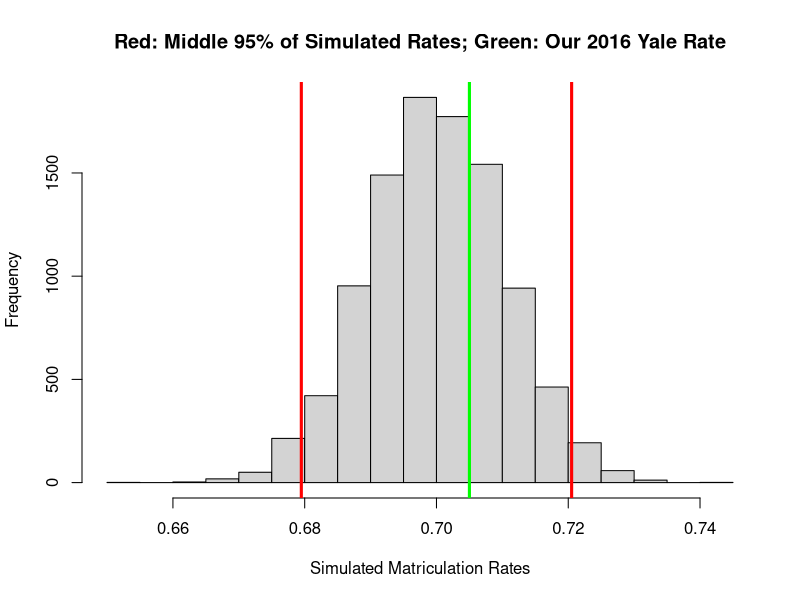

Reproduce this figure in R.
#
# STAT 230/530 Lecture 4
# 9/12/2016
#
# Business
#
# - Homework 1 should be coming in now on paper, and you should have
#   uploaded at least your script to your dropbox on ClassesV2.  Make
#   sure your names is on the printed version, and if it isn't stapled,
#   please staple in the future.  Lost homework or homework pages aren't
#   much fun for anyone.
# - Homework 2 will be assigned shortly and is due Wednesday, Sept 21.
#   All subsequent homework assignments will be due on Wednesdays (hopefully).
# - Quiz 1 is planned for next Monday, Sept 19, in class and on paper.  I'll
#   say more on Wednesday.
#
################################################################################
# Yale "Yield rate increases" -- a factually correct statement from the YDN

matriculated <- 5500/4
yield <- 0.705
n <- round(matriculated / yield)
1950 - 1375

# Let's assume 1950 students were accepted and 1375 matriculated.  It's in
# the ballpark.  We're ignoring early action/decision, etc... and here
# acting as if each student independently decided to matriculate with
# equal (but unknown) probability.

prop.test(as.table(c(1375, 1950-1375)))
yield - 1.96*sqrt(yield*(1-yield)/n)
yield + 1.96*sqrt(yield*(1-yield)/n)

# Note: the above differ slightly because 1.96 is rounded a little.  And also:
yield
1375 / n

# Our 95% confidence interval for the matriculation probability is
# (0.6845, 0.7249).  This one particular confidence interval may or may
# not include the true unknown probability of a student choosing
# to matriculate.  But the interval was produced using a method that, in
# repeated "good" samples (wild hand-waving here), would result in
# 95% "good" intervals and 5% "misleading" intervals.  Strictly speaking
# we do _not_ say there is a 95% chance that this one interval contains the
# truth.  Once we have it, it's not random, and neither is the truth.
#
# If we took last year's matriculation rate -- which
# according to the YDN was about 0.695 -- a 95% confidence interval based on
# last year's results would have been about (0.675, 0.715).
#
# The observed matriculation rate did increase -- the data prove it beyond a
# doubt.  But the difference is slight and could be attributed to chance rather
# than being tied to some shift in perceptions or preferences.  Unfortunately,
# the implication of such articles is often that something interesting
# happened.  Maybe.  Maybe not!

# A simulation?  Suppose the matriculation probability was 0.7 exactly and that
# 1950 students receive admission.  Other assumptions made here gloss over
# the details of admissions, admittedly, but about how much variation in the
# observed matriculation rate could reasonably be expected?

mat <- rbinom(10000, size=1950, prob=0.7) / 1950
hist(mat, xlab="Simulated Matriculation Rates",
     main="Red: Middle 95% of Simulated Rates; Green: Our 2016 Yale Rate")
abline(v=quantile(mat, c(0.025, 0.975)), col="red", lwd=3)
abline(v=0.705, col="green", lwd=3)


################################################################################
# I'm going to spend time now with the India air quality PM 2.5 data that
# we glanced at last week.  I'll do this in a separate script, however.



